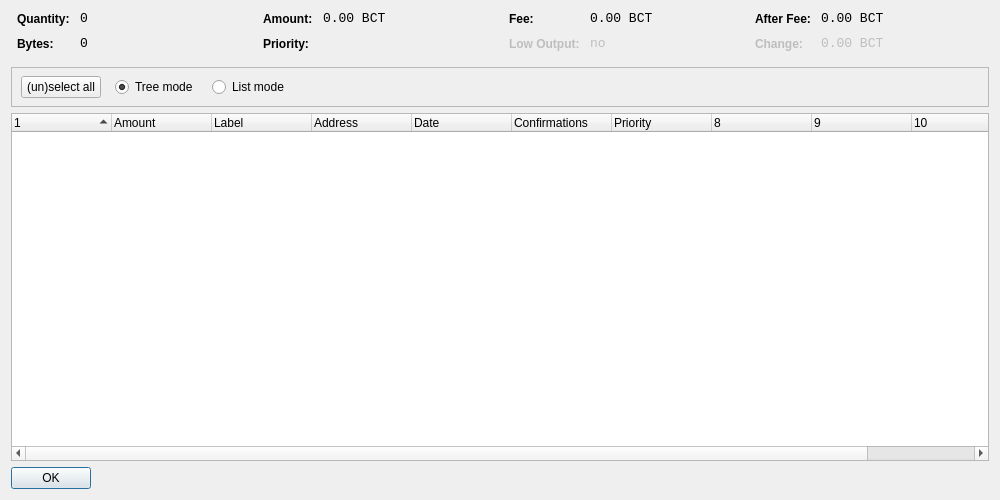
<?xml version="1.0" encoding="UTF-8"?>
<ui version="4.0">
 <class>CoinControlDialog</class>
 <widget class="QDialog" name="CoinControlDialog">
  <property name="geometry">
   <rect>
    <x>0</x>
    <y>0</y>
    <width>1000</width>
    <height>500</height>
   </rect>
  </property>
  <property name="windowTitle">
   <string>Coin Control</string>
  </property>
  <layout class="QVBoxLayout" name="verticalLayout">
   <item>
    <layout class="QHBoxLayout" name="horizontalLayoutTop" stretch="0,0,0,0">
     <property name="topMargin">
      <number>0</number>
     </property>
     <property name="bottomMargin">
      <number>10</number>
     </property>
     <item>
      <layout class="QFormLayout" name="formLayoutCoinControl1">
       <property name="horizontalSpacing">
        <number>10</number>
       </property>
       <property name="verticalSpacing">
        <number>10</number>
       </property>
       <property name="leftMargin">
        <number>6</number>
       </property>
       <property name="rightMargin">
        <number>6</number>
       </property>
       <item row="0" column="0">
        <widget class="QLabel" name="labelCoinControlQuantityText">
         <property name="styleSheet">
          <string notr="true">font-weight:bold;</string>
         </property>
         <property name="text">
          <string>Quantity:</string>
         </property>
        </widget>
       </item>
       <item row="0" column="1">
        <widget class="QLabel" name="labelCoinControlQuantity">
         <property name="font">
          <font>
           <family>Monospace</family>
           <pointsize>10</pointsize>
          </font>
         </property>
         <property name="cursor">
          <cursorShape>IBeamCursor</cursorShape>
         </property>
         <property name="contextMenuPolicy">
          <enum>Qt::ActionsContextMenu</enum>
         </property>
         <property name="text">
          <string notr="true">0</string>
         </property>
         <property name="textInteractionFlags">
          <set>Qt::LinksAccessibleByMouse|Qt::TextSelectableByKeyboard|Qt::TextSelectableByMouse</set>
         </property>
        </widget>
       </item>
       <item row="1" column="0">
        <widget class="QLabel" name="labelCoinControlBytesText">
         <property name="styleSheet">
          <string notr="true">font-weight:bold;</string>
         </property>
         <property name="text">
          <string>Bytes:</string>
         </property>
        </widget>
       </item>
       <item row="1" column="1">
        <widget class="QLabel" name="labelCoinControlBytes">
         <property name="font">
          <font>
           <family>Monospace</family>
           <pointsize>10</pointsize>
          </font>
         </property>
         <property name="cursor">
          <cursorShape>IBeamCursor</cursorShape>
         </property>
         <property name="contextMenuPolicy">
          <enum>Qt::ActionsContextMenu</enum>
         </property>
         <property name="text">
          <string notr="true">0</string>
         </property>
         <property name="textInteractionFlags">
          <set>Qt::LinksAccessibleByMouse|Qt::TextSelectableByKeyboard|Qt::TextSelectableByMouse</set>
         </property>
        </widget>
       </item>
      </layout>
     </item>
     <item>
      <layout class="QFormLayout" name="formLayoutCoinControl2">
       <property name="horizontalSpacing">
        <number>10</number>
       </property>
       <property name="verticalSpacing">
        <number>10</number>
       </property>
       <property name="leftMargin">
        <number>6</number>
       </property>
       <property name="rightMargin">
        <number>6</number>
       </property>
       <item row="0" column="0">
        <widget class="QLabel" name="labelCoinControlAmountText">
         <property name="styleSheet">
          <string notr="true">font-weight:bold;</string>
         </property>
         <property name="text">
          <string>Amount:</string>
         </property>
        </widget>
       </item>
       <item row="0" column="1">
        <widget class="QLabel" name="labelCoinControlAmount">
         <property name="font">
          <font>
           <family>Monospace</family>
           <pointsize>10</pointsize>
          </font>
         </property>
         <property name="cursor">
          <cursorShape>IBeamCursor</cursorShape>
         </property>
         <property name="contextMenuPolicy">
          <enum>Qt::ActionsContextMenu</enum>
         </property>
         <property name="text">
          <string notr="true">0.00 BCT</string>
         </property>
         <property name="textInteractionFlags">
          <set>Qt::LinksAccessibleByMouse|Qt::TextSelectableByKeyboard|Qt::TextSelectableByMouse</set>
         </property>
        </widget>
       </item>
       <item row="1" column="0">
        <widget class="QLabel" name="labelCoinControlPriorityText">
         <property name="styleSheet">
          <string notr="true">font-weight:bold;</string>
         </property>
         <property name="text">
          <string>Priority:</string>
         </property>
        </widget>
       </item>
       <item row="1" column="1">
        <widget class="QLabel" name="labelCoinControlPriority">
         <property name="font">
          <font>
           <family>Monospace</family>
           <pointsize>10</pointsize>
          </font>
         </property>
         <property name="cursor">
          <cursorShape>IBeamCursor</cursorShape>
         </property>
         <property name="contextMenuPolicy">
          <enum>Qt::ActionsContextMenu</enum>
         </property>
         <property name="text">
          <string/>
         </property>
         <property name="textInteractionFlags">
          <set>Qt::LinksAccessibleByMouse|Qt::TextSelectableByKeyboard|Qt::TextSelectableByMouse</set>
         </property>
        </widget>
       </item>
      </layout>
     </item>
     <item>
      <layout class="QFormLayout" name="formLayoutCoinControl3">
       <property name="horizontalSpacing">
        <number>10</number>
       </property>
       <property name="verticalSpacing">
        <number>10</number>
       </property>
       <property name="leftMargin">
        <number>6</number>
       </property>
       <property name="rightMargin">
        <number>6</number>
       </property>
       <item row="0" column="0">
        <widget class="QLabel" name="labelCoinControlFeeText">
         <property name="styleSheet">
          <string notr="true">font-weight:bold;</string>
         </property>
         <property name="text">
          <string>Fee:</string>
         </property>
        </widget>
       </item>
       <item row="0" column="1">
        <widget class="QLabel" name="labelCoinControlFee">
         <property name="font">
          <font>
           <family>Monospace</family>
           <pointsize>10</pointsize>
          </font>
         </property>
         <property name="cursor">
          <cursorShape>IBeamCursor</cursorShape>
         </property>
         <property name="contextMenuPolicy">
          <enum>Qt::ActionsContextMenu</enum>
         </property>
         <property name="text">
          <string notr="true">0.00 BCT</string>
         </property>
         <property name="textInteractionFlags">
          <set>Qt::LinksAccessibleByMouse|Qt::TextSelectableByKeyboard|Qt::TextSelectableByMouse</set>
         </property>
        </widget>
       </item>
       <item row="1" column="0">
        <widget class="QLabel" name="labelCoinControlLowOutputText">
         <property name="enabled">
          <bool>false</bool>
         </property>
         <property name="styleSheet">
          <string notr="true">font-weight:bold;</string>
         </property>
         <property name="text">
          <string>Low Output:</string>
         </property>
        </widget>
       </item>
       <item row="1" column="1">
        <widget class="QLabel" name="labelCoinControlLowOutput">
         <property name="enabled">
          <bool>false</bool>
         </property>
         <property name="font">
          <font>
           <family>Monospace</family>
           <pointsize>10</pointsize>
          </font>
         </property>
         <property name="cursor">
          <cursorShape>IBeamCursor</cursorShape>
         </property>
         <property name="contextMenuPolicy">
          <enum>Qt::ActionsContextMenu</enum>
         </property>
         <property name="text">
          <string notr="true">no</string>
         </property>
         <property name="textInteractionFlags">
          <set>Qt::LinksAccessibleByMouse|Qt::TextSelectableByKeyboard|Qt::TextSelectableByMouse</set>
         </property>
        </widget>
       </item>
      </layout>
     </item>
     <item>
      <layout class="QFormLayout" name="formLayoutCoinControl4">
       <property name="horizontalSpacing">
        <number>10</number>
       </property>
       <property name="verticalSpacing">
        <number>10</number>
       </property>
       <property name="leftMargin">
        <number>6</number>
       </property>
       <property name="rightMargin">
        <number>6</number>
       </property>
       <item row="0" column="0">
        <widget class="QLabel" name="labelCoinControlAfterFeeText">
         <property name="styleSheet">
          <string notr="true">font-weight:bold;</string>
         </property>
         <property name="text">
          <string>After Fee:</string>
         </property>
        </widget>
       </item>
       <item row="0" column="1">
        <widget class="QLabel" name="labelCoinControlAfterFee">
         <property name="font">
          <font>
           <family>Monospace</family>
           <pointsize>10</pointsize>
          </font>
         </property>
         <property name="cursor">
          <cursorShape>IBeamCursor</cursorShape>
         </property>
         <property name="contextMenuPolicy">
          <enum>Qt::ActionsContextMenu</enum>
         </property>
         <property name="text">
          <string notr="true">0.00 BCT</string>
         </property>
         <property name="textInteractionFlags">
          <set>Qt::LinksAccessibleByMouse|Qt::TextSelectableByKeyboard|Qt::TextSelectableByMouse</set>
         </property>
        </widget>
       </item>
       <item row="1" column="0">
        <widget class="QLabel" name="labelCoinControlChangeText">
         <property name="enabled">
          <bool>false</bool>
         </property>
         <property name="styleSheet">
          <string notr="true">font-weight:bold;</string>
         </property>
         <property name="text">
          <string>Change:</string>
         </property>
        </widget>
       </item>
       <item row="1" column="1">
        <widget class="QLabel" name="labelCoinControlChange">
         <property name="enabled">
          <bool>false</bool>
         </property>
         <property name="font">
          <font>
           <family>Monospace</family>
           <pointsize>10</pointsize>
          </font>
         </property>
         <property name="cursor">
          <cursorShape>IBeamCursor</cursorShape>
         </property>
         <property name="contextMenuPolicy">
          <enum>Qt::ActionsContextMenu</enum>
         </property>
         <property name="text">
          <string notr="true">0.00 BCT</string>
         </property>
         <property name="textInteractionFlags">
          <set>Qt::LinksAccessibleByMouse|Qt::TextSelectableByKeyboard|Qt::TextSelectableByMouse</set>
         </property>
        </widget>
       </item>
      </layout>
     </item>
    </layout>
   </item>
   <item>
    <widget class="QFrame" name="frame">
     <property name="minimumSize">
      <size>
       <width>0</width>
       <height>40</height>
      </size>
     </property>
     <property name="frameShape">
      <enum>QFrame::StyledPanel</enum>
     </property>
     <property name="frameShadow">
      <enum>QFrame::Sunken</enum>
     </property>
     <widget class="QWidget" name="horizontalLayoutWidget">
      <property name="geometry">
       <rect>
        <x>10</x>
        <y>0</y>
        <width>781</width>
        <height>41</height>
       </rect>
      </property>
      <layout class="QHBoxLayout" name="horizontalLayoutPanel" stretch="0,0,0,0,0">
       <property name="spacing">
        <number>14</number>
       </property>
       <item>
        <widget class="QPushButton" name="pushButtonSelectAll">
         <property name="sizePolicy">
          <sizepolicy hsizetype="Maximum" vsizetype="Fixed">
           <horstretch>0</horstretch>
           <verstretch>0</verstretch>
          </sizepolicy>
         </property>
         <property name="text">
          <string>(un)select all</string>
         </property>
        </widget>
       </item>
       <item>
        <widget class="QRadioButton" name="radioTreeMode">
         <property name="sizePolicy">
          <sizepolicy hsizetype="Maximum" vsizetype="Fixed">
           <horstretch>0</horstretch>
           <verstretch>0</verstretch>
          </sizepolicy>
         </property>
         <property name="text">
          <string>Tree mode</string>
         </property>
         <property name="checked">
          <bool>true</bool>
         </property>
        </widget>
       </item>
       <item>
        <widget class="QRadioButton" name="radioListMode">
         <property name="sizePolicy">
          <sizepolicy hsizetype="Maximum" vsizetype="Fixed">
           <horstretch>0</horstretch>
           <verstretch>0</verstretch>
          </sizepolicy>
         </property>
         <property name="text">
          <string>List mode</string>
         </property>
        </widget>
       </item>
       <item>
        <spacer name="horizontalSpacer">
         <property name="orientation">
          <enum>Qt::Horizontal</enum>
         </property>
         <property name="sizeHint" stdset="0">
          <size>
           <width>40</width>
           <height>20</height>
          </size>
         </property>
        </spacer>
       </item>
      </layout>
     </widget>
    </widget>
   </item>
   <item>
    <widget class="CoinControlTreeWidget" name="treeWidget">
     <property name="contextMenuPolicy">
      <enum>Qt::CustomContextMenu</enum>
     </property>
     <property name="sortingEnabled">
      <bool>false</bool>
     </property>
     <property name="columnCount">
      <number>11</number>
     </property>
     <attribute name="headerShowSortIndicator" stdset="0">
      <bool>true</bool>
     </attribute>
     <attribute name="headerStretchLastSection">
      <bool>false</bool>
     </attribute>
     <column>
      <property name="text">
       <string/>
      </property>
     </column>
     <column>
      <property name="text">
       <string>Amount</string>
      </property>
     </column>
     <column>
      <property name="text">
       <string>Label</string>
      </property>
     </column>
     <column>
      <property name="text">
       <string>Address</string>
      </property>
     </column>
     <column>
      <property name="text">
       <string>Date</string>
      </property>
     </column>
     <column>
      <property name="text">
       <string>Confirmations</string>
      </property>
      <property name="toolTip">
       <string>Confirmed</string>
      </property>
     </column>
     <column>
      <property name="text">
       <string>Priority</string>
      </property>
     </column>
     <column>
      <property name="text">
       <string/>
      </property>
     </column>
     <column>
      <property name="text">
       <string/>
      </property>
     </column>
     <column>
      <property name="text">
       <string/>
      </property>
     </column>
     <column>
      <property name="text">
       <string/>
      </property>
     </column>
    </widget>
   </item>
   <item>
    <widget class="QDialogButtonBox" name="buttonBox">
     <property name="sizePolicy">
      <sizepolicy hsizetype="Maximum" vsizetype="Fixed">
       <horstretch>0</horstretch>
       <verstretch>0</verstretch>
      </sizepolicy>
     </property>
     <property name="orientation">
      <enum>Qt::Horizontal</enum>
     </property>
     <property name="standardButtons">
      <set>QDialogButtonBox::Ok</set>
     </property>
    </widget>
   </item>
  </layout>
 </widget>
 <customwidgets>
  <customwidget>
   <class>CoinControlTreeWidget</class>
   <extends>QTreeWidget</extends>
   <header>coincontroltreewidget.h</header>
  </customwidget>
 </customwidgets>
 <resources/>
 <connections/>
</ui>
